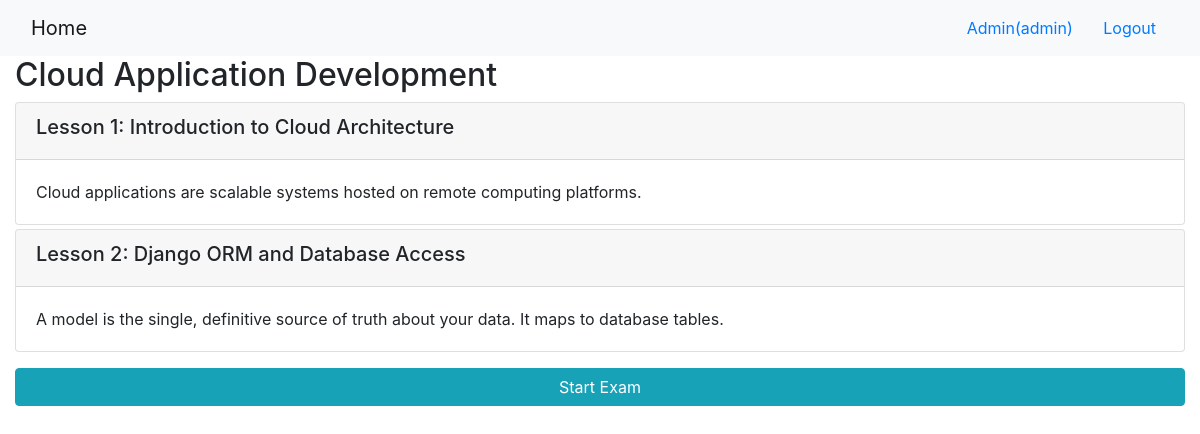
/onlinecourse/1/ (signed in), run on the app's committed database.
### onlinecourse/models.py (models this page shows, shortened)
class Course(models.Model):
    name = models.CharField(null=False, max_length=30, default='online course')
    image = models.ImageField(upload_to='course_images/')
    description = models.CharField(max_length=1000)
    pub_date = models.DateField(null=True)
    instructors = models.ManyToManyField(Instructor)
    users = models.ManyToManyField(settings.AUTH_USER_MODEL, through='Enrollment')
    total_enrollment = models.IntegerField(default=0)
    is_enrolled = False

class Lesson(models.Model):
    title = models.CharField(max_length=200, default="title")
    order = models.IntegerField(default=0)
    course = models.ForeignKey(Course, on_delete=models.CASCADE)
    content = models.TextField()

### onlinecourse/views.py (the view)
# urls.py: path('<int:pk>/', views.CourseDetailView.as_view(), name='course_details'),
class CourseDetailView(generic.DetailView):
    model = Course
    template_name = 'onlinecourse/course_detail_bootstrap.html'

### onlinecourse/templates/onlinecourse/course_detail_bootstrap.html (shortened to what this page needs)
<!DOCTYPE html>
<html lang="en">
<head>
     {% load static %}
    <link rel="stylesheet" href="https://maxcdn.bootstrapcdn.com/bootstrap/4.5.2/css/bootstrap.min.css">
</head>
<body>
    <nav class="navbar navbar-light bg-light">
        <div class="container-fluid">
            <div class="navbar-header">
                  <a class="navbar-brand" href="{% url 'onlinecourse:index' %}">Home</a>
            </div>
            <ul class="nav navbar-nav navbar-right">
                {% if user.is_authenticated %}
                <li>
                    <a class="btn btn-link" href="#">{{ user.first_name }}({{ user.username }})</a>
                    <a class="btn btn-link" href="{% url 'onlinecourse:logout' %}">Logout</a>
                </li>
                {% endif %}
            </ul>
        </div>
    </nav>
    <div class="container-fluid">
            <h2>{{ course.name }}</h2>
            <div class="card-columns-vertical">
                {% for lesson in course.lesson_set.all %}
                    <div class="card mt-1">
                        <div class="card-header"><h5>Lesson {{lesson.order|add:1}}: {{lesson.title}}</h5></div>
                        <div class="card-body">{{lesson.content}}</div>
                    </div>
                {% endfor %}
            </div>
            <button data-toggle="collapse" data-target="#exam" class="btn btn-info btn-block mt-3" role="button">
                Start Exam
            </button>
    </div>
</body>
</html>

### data on the page
Course: name "Cloud Application Development"
Lesson: order|add "1", title "Introduction to Cloud Architecture", content "Cloud applications are scalable systems hosted on remote computing platforms."
Lesson: order|add "2", title "Django ORM and Database Access", content "A model is the single, definitive source of truth about your data. It maps to database tables."

### other printed values
{{ user.first_name }} "Admin"
{{ user.username }} "admin"
